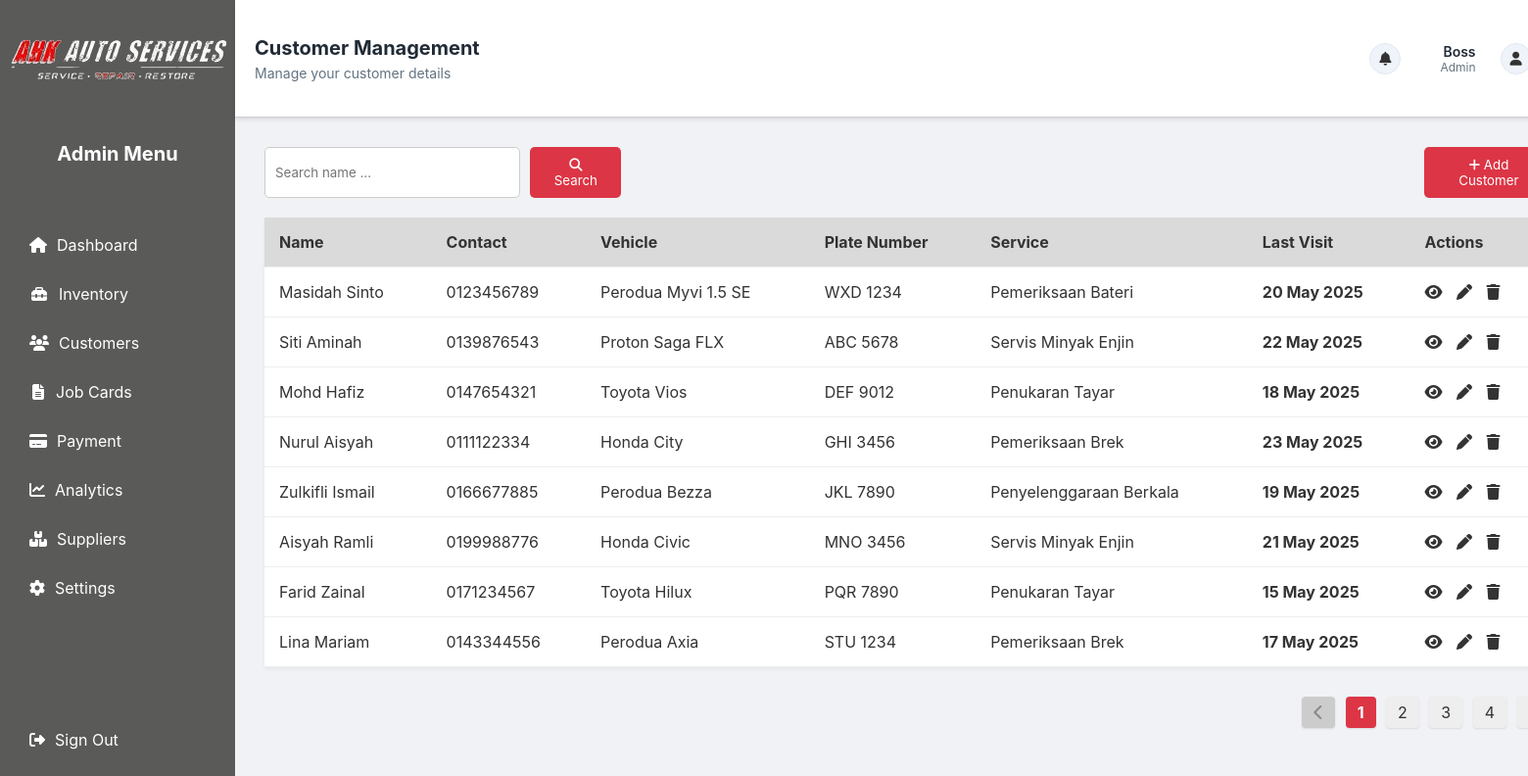
/customer.php, run on the app's committed database.
### tables this page shows
CREATE TABLE `customer` (
  `customer_id` int(50) NOT NULL,
  `name` varchar(50) NOT NULL,
  `contact` varchar(50) NOT NULL,
  `vehicle` varchar(50) NOT NULL,
  `plate_number` varchar(50) NOT NULL,
  `service` text NOT NULL,
  `last_visit` date DEFAULT NULL
);

### customer.php (the view, shortened to what this page needs)
<!DOCTYPE html>
<html lang="en">
<head>
  <link rel="stylesheet" href="https://cdnjs.cloudflare.com/ajax/libs/font-awesome/6.5.0/css/all.min.css">
  <link rel="stylesheet" href="customer_styles.css" />
  <link rel="stylesheet" href="sidenavbar_styles.css" />
</head>
<body>
  <div class="sidebar">
    <img src="ahk_logo.png"/>
    <h2>Admin Menu</h2>
    <ul class="menu-top">
      <li><i class="fas fa-home"></i> Dashboard</li>
      <li style="margin-left: 2px;"><i class="fas fa-toolbox" style="margin-right: 12px;"></i> Inventory</li>
      <li><a href="customer.php"><i class="fas fa-users"></i> Customers</a></li>
      <li style="margin-left: 3px;"><i class="fas fa-file-alt" style="margin-right: 12px;"></i> Job Cards</li>
      <li><i class="fas fa-credit-card"></i> Payment</li>
      <li><i class="fas fa-chart-line"></i> Analytics</li>
      <li><i class="fas fa-boxes"></i> Suppliers</li>
      <li><i class="fas fa-cog"></i> Settings</li>
    </ul>
    <ul class="menu-bottom">
      <li><i class="fas fa-sign-out-alt"></i> Sign Out</li>
    </ul>
  </div>
  <div class="main">
    <div class="navbar">
      <div class="page-info">
        <h1>Customer Management</h1>
        <p>Manage your customer details</p>
      </div>
      <div style="display: flex; align-items: center;">
        <div class="notification-icon">
          <i class="fas fa-bell"></i>
        </div>
        <div class="user-profile-container" style="position: relative;">
          <div class="user-info" style="cursor:pointer;">
            <div class="user-label">
              <span class="user-name">Boss</span>
              <span class="user-role">Admin</span>
            </div>
            <div class="user-icon">
              <i class="fas fa-user"></i>
            </div>
          </div>
        </div>
      </div>
    </div>
    <div class="content">
      <div class="top-bar">
        <form method="GET" action="" style="display: flex; gap: 10px;">
          <input type="text" name="search" placeholder="Search name ..." value="<?php echo isset($_GET['search']) ? htmlspecialchars($_GET['search']) : ''; ?>">
          <button type="submit"><i class="fas fa-search"></i> Search</button>
          <button type="button" style="margin-left: 810px;" onclick="openModal()"><i class="fas fa-plus"></i> Add Customer</button>
        </form>
      </div>
      <div class="table-pagination-wrapper">
      <table>
        <thead>
          <tr>
            <th>Name</th>
            <th>Contact</th>
            <th>Vehicle</th>
            <th>Plate Number</th>
            <th>Service</th>
            <th>Last Visit</th>
            <th>Actions</th>
          </tr>
        </thead>
        <tbody>
          <?php
          include 'config.php';
          $search = isset($_GET['search']) ? $conn->real_escape_string($_GET['search']) : '';
          $records_per_page = 8;
          $page = isset($_GET['page']) && is_numeric($_GET['page']) ? (int)$_GET['page'] : 1;
          $offset = ($page - 1) * $records_per_page;
          $count_sql = "SELECT COUNT(*) AS total FROM customer";
          $count_result = $conn->query($count_sql);
          $total_records = $count_result->fetch_assoc()['total'];
          $total_pages = ceil($total_records / $records_per_page);
          $sql = "SELECT customer_id, name, contact, vehicle, plate_number, service, last_visit FROM customer";
          $sql .= " LIMIT $records_per_page OFFSET $offset";
          $result = $conn->query($sql);
          if ($result->num_rows > 0) {
              while ($row = $result->fetch_assoc()) {
                  echo "<tr>";
                  echo "<td>" . htmlspecialchars($row['name']) . "</td>";
                  echo "<td>" . htmlspecialchars($row['contact']) . "</td>";
                  echo "<td>" . htmlspecialchars($row['vehicle']) . "</td>";
                  echo "<td>" . htmlspecialchars($row['plate_number']) . "</td>";
                  echo "<td>" . htmlspecialchars($row['service']) . "</td>";
                  echo "<td><strong>" . date("d F Y", strtotime($row['last_visit'])) . "</strong></td>";
                  echo "<td class='actions'>
                          <i class='fas fa-eye' onclick='viewCustomer(" . json_encode($row) . ")'></i>
                          <i class='fas fa-pen' onclick='editCustomer(" . json_encode($row) . ")'></i>
                          <i class='fas fa-trash' onclick='confirmDelete(" . $row['customer_id'] . ")'></i>
                        </td>";
                  echo "</tr>";
              }
          } else {
              echo "<tr><td colspan='7'>No customers found.</td></tr>";
          }
          ?>
        </tbody>
      </table>
      <div class="pagination" style="margin-bottom: 20px;">
        <a href="<?php echo ($page > 1) ? "?search=".urlencode($search)."&page=".($page - 1) : '#'; ?>"
          class="<?php echo ($page <= 1) ? 'disabled' : ''; ?>">
          <i class="fas fa-chevron-left"></i>
        </a>
        <?php for ($i = 1; $i <= $total_pages; $i++): ?>
          <a href="?search=<?php echo urlencode($search); ?>&page=<?php echo $i; ?>"
            class="<?php echo ($i == $page) ? 'active' : ''; ?>">
            <?php echo $i; ?>
          </a>
        <?php endfor; ?>
        <a href="<?php echo ($page < $total_pages) ? "?search=".urlencode($search)."&page=".($page + 1) : '#'; ?>"
          class="<?php echo ($page >= $total_pages) ? 'disabled' : ''; ?>">
        </a>
      </div>
      </div>
    </div>
  </div>
</body>
</html>

### customer_styles.css (style rules this page uses)
.content { padding: 30px; }
.top-bar { display: flex; justify-content: space-between; align-items: center; margin-bottom: 20px; }
.top-bar input[type="text"] { padding: 10px; width: 300px; border: 1px solid #ccc; border-radius: 5px; }
.top-bar button { background-color: #dc3545; color: white; border: none; padding: 10px 20px; border-radius: 5px; cursor: pointer; }
table { width: 100%; border-collapse: collapse; background-color: white; box-shadow: 0 2px 4px rgba(0,0,0,0.05); }
table th, table td { padding: 15px; text-align: left; border-bottom: 1px solid #eee; }
table th { background-color: #dadada; font-weight: bold; }
.actions i { margin-right: 10px; cursor: pointer; color: #333; }
.table-pagination-wrapper { display: flex; flex-direction: column; justify-content: flex-end; min-height: 100px; gap: 10px; }
.pagination { margin-top: 20px; text-align: right; }
.pagination a { border: none; background-color: #eee; padding: 6px 12px; margin: 0 3px; color: #333; text-decoration: none; border-radius: 4px; display: inline-block; cursor: pointer; box-shadow: 0 1px 2px rgba(0,0,0,0.1); transition: background-color 0.3s ease, color 0.3s ease; user-select: none; }
.pagination a.active { background-color: #dc3545; color: white; font-weight: bold; cursor: default; pointer-events: none; }
.pagination a.disabled { background-color: #ccc; color: #888; cursor: not-allowed; pointer-events: auto; }

### sidenavbar_styles.css (style rules this page uses)
* { margin: 0; padding: 0; box-sizing: border-box; font-family: 'Inter', sans-serif; }
body { display: flex; background-color: #f0f2f5; color: #333 }
.sidebar { width: 240px; height: auto; min-height: 100vh; background-color: #5a5a59; color: white; padding: 20px 0; display: flex; flex-direction: column; align-items: center; justify-content: space-between; }
.sidebar img { margin-top: 10px; margin-bottom: -50px; }
.sidebar h2 { font-size: 20px; margin-bottom: -50px; }
.sidebar ul { list-style: none; width: 100%; }
.sidebar .menu-top, .sidebar .menu-bottom { list-style: none; width: 100%; }
.sidebar ul li { display: flex; align-items: center; padding: 15px 30px; cursor: pointer; transition: background 0.2s; }
.sidebar ul li i { margin-right: 10px; flex-shrink: 0; }
.sidebar ul li a { display: flex; align-items: center; width: 100%; height: 100%; text-decoration: none; color: white; }
.main { flex: 1; display: flex; flex-direction: column; }
.navbar { height: 120px; background-color: white; display: flex; justify-content: space-between; align-items: center; padding: 0 20px; border-bottom: 1px solid #ccc; box-shadow: 0 2px 4px rgba(0, 0, 0, 0.1); }
.navbar .page-info h1 { font-size: 20px; margin-bottom: 5px; color: #212B36; }
.navbar .page-info p { font-size: 14px; color: #637381; }
.navbar .user-info { display: flex; align-items: center; gap: 10px; }
.navbar .user-label { display: flex; flex-direction: column; align-items: flex-end; margin-right: 15px; }
.navbar .user-name { font-weight: 600; font-size: 14px; color: #212B36; }
.navbar .user-role { font-size: 12px; color: #637381; }
.navbar .user-icon { width: 32px; height: 32px; background-color: #EFF4FB; border-radius: 50%; display: flex; justify-content: center; align-items: center; color: #333; font-size: 14px; border: 1px solid #E2E8F0; cursor: pointer; }
.navbar .notification-icon { width: 32px; height: 32px; background-color: #EFF4FB; border-radius: 50%; display: flex; justify-content: center; align-items: center; margin-right: 40px; cursor: pointer; border: 1px solid #E2E8F0; }
.navbar .notification-icon i { color: #333; font-size: 14px; }

### data on the page
customer: name "Masidah Sinto", contact "0123456789", vehicle "Perodua Myvi 1.5 SE", plate_number "WXD 1234", service "Pemeriksaan Bateri", last_visit "20 May 2025"
customer: name "Siti Aminah", contact "0139876543", vehicle "Proton Saga FLX", plate_number "ABC 5678", service "Servis Minyak Enjin", last_visit "22 May 2025"
customer: name "Mohd Hafiz", contact "0147654321", vehicle "Toyota Vios", plate_number "DEF 9012", service "Penukaran Tayar", last_visit "18 May 2025"
customer: name "Nurul Aisyah", contact "0111122334", vehicle "Honda City", plate_number "GHI 3456", service "Pemeriksaan Brek", last_visit "23 May 2025"
customer: name "Zulkifli Ismail", contact "0166677885", vehicle "Perodua Bezza", plate_number "JKL 7890", service "Penyelenggaraan Berkala", last_visit "19 May 2025"
customer: name "Aisyah Ramli", contact "0199988776", vehicle "Honda Civic", plate_number "MNO 3456", service "Servis Minyak Enjin", last_visit "21 May 2025"
customer: name "Farid Zainal", contact "0171234567", vehicle "Toyota Hilux", plate_number "PQR 7890", service "Penukaran Tayar", last_visit "15 May 2025"
customer: name "Lina Mariam", contact "0143344556", vehicle "Perodua Axia", plate_number "STU 1234", service "Pemeriksaan Brek", last_visit "17 May 2025"
